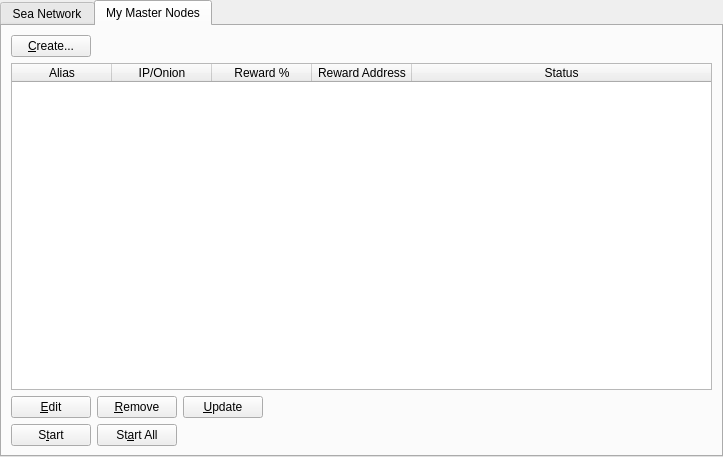
<?xml version="1.0" encoding="UTF-8"?>
<ui version="4.0">
 <class>MasternodeManager</class>
 <widget class="QWidget" name="MasternodeManager">
  <property name="geometry">
   <rect>
    <x>0</x>
    <y>0</y>
    <width>723</width>
    <height>457</height>
   </rect>
  </property>
  <property name="windowTitle">
   <string>Form</string>
  </property>
  <layout class="QVBoxLayout" name="topLayout">
   <property name="leftMargin">
    <number>0</number>
   </property>
   <property name="topMargin">
    <number>0</number>
   </property>
   <property name="rightMargin">
    <number>0</number>
   </property>
   <property name="bottomMargin">
    <number>0</number>
   </property>
   <item>
    <layout class="QVBoxLayout" name="verticalLayout">
     <property name="bottomMargin">
      <number>0</number>
     </property>
     <item>
      <widget class="QTabWidget" name="tabWidget">
       <property name="currentIndex">
        <number>1</number>
       </property>
       <widget class="QWidget" name="tab">
        <attribute name="title">
         <string>Sea Network</string>
        </attribute>
        <layout class="QGridLayout" name="gridLayout">
         <item row="1" column="0">
          <widget class="QTableWidget" name="tableWidgetMasternodes">
           <property name="editTriggers">
            <set>QAbstractItemView::NoEditTriggers</set>
           </property>
           <property name="alternatingRowColors">
            <bool>true</bool>
           </property>
           <property name="selectionBehavior">
            <enum>QAbstractItemView::SelectRows</enum>
           </property>
           <property name="sortingEnabled">
            <bool>true</bool>
           </property>
           <attribute name="horizontalHeaderStretchLastSection">
            <bool>true</bool>
           </attribute>
           <column>
            <property name="text">
             <string>Address</string>
            </property>
           </column>
           <column>
            <property name="text">
             <string>Protocol</string>
            </property>
           </column>
           <column>
            <property name="text">
             <string>Active</string>
            </property>
           </column>
           <column>
            <property name="text">
             <string>Active (secs)</string>
            </property>
           </column>
           <column>
            <property name="text">
             <string>Last Seen</string>
            </property>
           </column>
           <column>
            <property name="text">
             <string>Pubkey</string>
            </property>
           </column>
          </widget>
         </item>
         <item row="0" column="0">
          <layout class="QHBoxLayout" name="horizontalLayout_3">
           <property name="bottomMargin">
            <number>0</number>
           </property>
           <item>
            <widget class="QLabel" name="label_2">
             <property name="text">
              <string>Sea Node Count:</string>
             </property>
            </widget>
           </item>
           <item>
            <widget class="QLabel" name="countLabel">
             <property name="text">
              <string>0</string>
             </property>
            </widget>
           </item>
           <item>
            <spacer name="horizontalSpacer_3">
             <property name="orientation">
              <enum>Qt::Horizontal</enum>
             </property>
             <property name="sizeHint" stdset="0">
              <size>
               <width>40</width>
               <height>20</height>
              </size>
             </property>
            </spacer>
           </item>
          </layout>
         </item>
        </layout>
       </widget>
       <widget class="QWidget" name="tab_2">
        <attribute name="title">
         <string>My Master Nodes</string>
        </attribute>
        <layout class="QGridLayout" name="gridLayout_2">
         <item row="0" column="0">
          <layout class="QVBoxLayout" name="verticalLayout_2">
           <property name="bottomMargin">
            <number>0</number>
           </property>
           <item>
            <layout class="QHBoxLayout" name="horizontalLayout">
             <item>
              <widget class="QPushButton" name="createButton">
               <property name="text">
                <string>&amp;Create...</string>
               </property>
              </widget>
             </item>
             <item>
              <spacer name="horizontalSpacer">
               <property name="orientation">
                <enum>Qt::Horizontal</enum>
               </property>
               <property name="sizeHint" stdset="0">
                <size>
                 <width>40</width>
                 <height>20</height>
                </size>
               </property>
              </spacer>
             </item>
            </layout>
           </item>
           <item>
            <widget class="QTableWidget" name="tableWidget_2">
             <property name="minimumSize">
              <size>
               <width>695</width>
               <height>0</height>
              </size>
             </property>
             <property name="editTriggers">
              <set>QAbstractItemView::NoEditTriggers</set>
             </property>
             <property name="alternatingRowColors">
              <bool>true</bool>
             </property>
             <property name="selectionMode">
              <enum>QAbstractItemView::SingleSelection</enum>
             </property>
             <property name="selectionBehavior">
              <enum>QAbstractItemView::SelectRows</enum>
             </property>
             <attribute name="horizontalHeaderStretchLastSection">
              <bool>true</bool>
             </attribute>
             <column>
              <property name="text">
               <string>Alias</string>
              </property>
             </column>
             <column>
              <property name="text">
               <string>IP/Onion</string>
              </property>
             </column>
             <column>
              <property name="text">
               <string>Reward %</string>
              </property>
             </column>
             <column>
              <property name="text">
               <string>Reward Address</string>
              </property>
             </column>
             <column>
              <property name="text">
               <string>Status</string>
              </property>
             </column>
            </widget>
           </item>
           <item>
            <layout class="QHBoxLayout" name="horizontalLayout_2">
             <property name="bottomMargin">
              <number>0</number>
             </property>
             <item>
              <widget class="QPushButton" name="editButton">
               <property name="text">
                <string>&amp;Edit</string>
               </property>
              </widget>
             </item>
             <item>
              <widget class="QPushButton" name="removeButton">
               <property name="text">
                <string>&amp;Remove</string>
               </property>
              </widget>
             </item>
             <item>
              <widget class="QPushButton" name="UpdateButton">
               <property name="text">
                <string>&amp;Update</string>
               </property>
              </widget>
             </item>
             <item>
              <spacer name="horizontalSpacer_2">
               <property name="orientation">
                <enum>Qt::Horizontal</enum>
               </property>
               <property name="sizeHint" stdset="0">
                <size>
                 <width>40</width>
                 <height>20</height>
                </size>
               </property>
              </spacer>
             </item>
            </layout>
           </item>
           <item>
            <layout class="QHBoxLayout" name="horizontalLayout_4">
             <property name="bottomMargin">
              <number>0</number>
             </property>
            </layout>
           </item>
           <item>
            <layout class="QHBoxLayout" name="horizontalLayout_5">
             <property name="bottomMargin">
              <number>0</number>
             </property>
             <item>
              <widget class="QPushButton" name="startButton">
               <property name="text">
                <string>S&amp;tart</string>
               </property>
              </widget>
             </item>
             <item>
              <widget class="QPushButton" name="startAllButton">
               <property name="text">
                <string>St&amp;art All</string>
               </property>
              </widget>
             </item>
             <item>
              <spacer name="horizontalSpacer_5">
               <property name="orientation">
                <enum>Qt::Horizontal</enum>
               </property>
               <property name="sizeHint" stdset="0">
                <size>
                 <width>40</width>
                 <height>20</height>
                </size>
               </property>
              </spacer>
             </item>
            </layout>
           </item>
          </layout>
         </item>
        </layout>
       </widget>
      </widget>
     </item>
    </layout>
   </item>
  </layout>
 </widget>
 <resources/>
 <connections/>
</ui>
